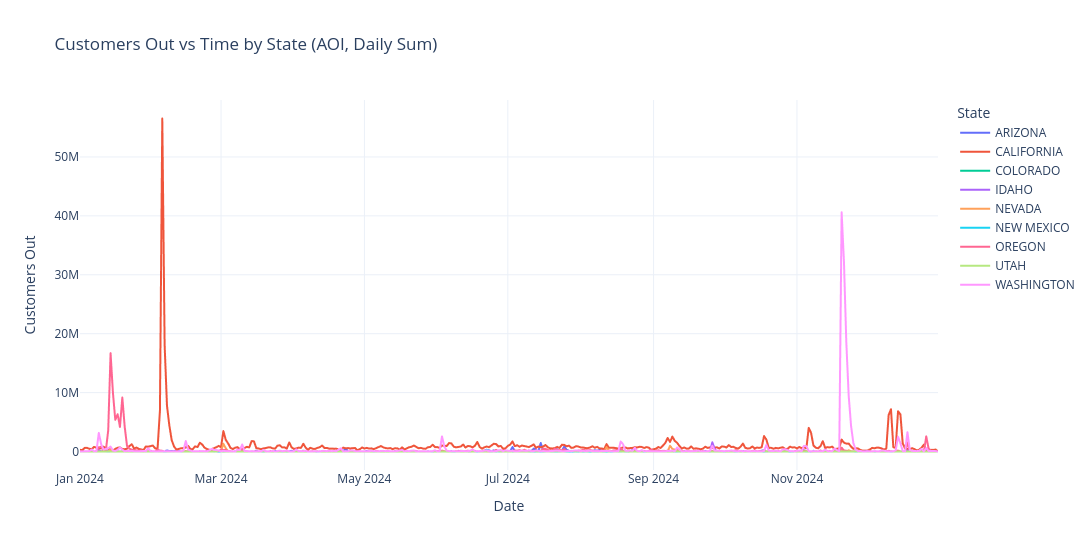
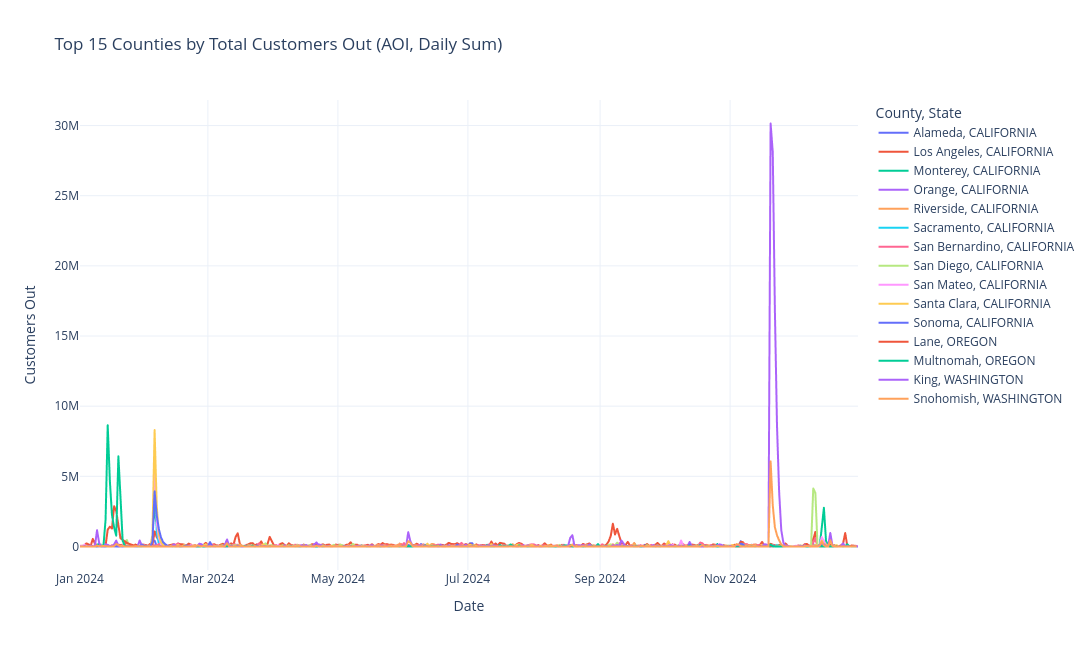

Notebook source saved alongside these figures, in order:
### Code cell
import plotly.express as px

# ---------------------------
# Plotly 1: state time series
# ---------------------------
state_ts_plotly = (
    filtered_data_aoi
    .groupby(["state", pd.Grouper(key="datetime", freq="1D")])["customers_out"]
    .sum()
    .reset_index()
    .sort_values(["state", "datetime"])
)

fig_state = px.line(
    state_ts_plotly,
    x="datetime",
    y="customers_out",
    color="state",
    title="Customers Out vs Time by State (AOI, Daily Sum)",
    # log_y=True,
    labels={
        "datetime": "Date",
        "customers_out": "Customers Out",
        "state": "State",
    },
    template="plotly_white",
)

fig_state.update_traces(mode="lines")
fig_state.update_layout(
    width=1200,
    height=550,
    hovermode="x unified",
    legend_title_text="State",
)

fig_state.show()

# -----------------------------------------
# Plotly 2: top 15 counties through the year
# -----------------------------------------
top15_counties_plotly = (
    filtered_data_aoi
    .groupby(["county", "state"], as_index=False)["customers_out"]
    .sum()
    .sort_values("customers_out", ascending=False)
    .head(15)
    .copy()
)

top15_series_plotly = filtered_data_aoi.merge(
    top15_counties_plotly[["county", "state"]],
    on=["county", "state"],
    how="inner",
)

county_ts_plotly = (
    top15_series_plotly
    .groupby(["county", "state", pd.Grouper(key="datetime", freq="1D")])["customers_out"]
    .sum()
    .reset_index()
    .sort_values(["state", "county", "datetime"])
)

county_ts_plotly["county_state"] = (
    county_ts_plotly["county"].astype(str) + ", " + county_ts_plotly["state"].astype(str)
)

fig_county = px.line(
    county_ts_plotly,
    x="datetime",
    y="customers_out",
    color="county_state",
    title="Top 15 Counties by Total Customers Out (AOI, Daily Sum)",
    # log_y=True,
    labels={
        "datetime": "Date",
        "customers_out": "Customers Out",
        "county_state": "County, State",
    },
    template="plotly_white",
)

fig_county.update_traces(mode="lines")
fig_county.update_layout(
    width=1200,
    height=650,
    hovermode="x unified",
    legend_title_text="County, State",
)

fig_county.show()

display(top15_counties_plotly.reset_index(drop=True))

### Figure 1 — Plotly figure (JSON) as saved in the notebook; plotly's stock layout.template omitted (floating-point values rounded to 4 significant figures; data arrays with more than 128 entries replaced by an {"elided": "..."} marker saying what was removed)
{"data": [{"hovertemplate": "State=ARIZONA<br>Date=%{x}<br>Customers Out=%{y}<extra></extra>", "legendgroup": "ARIZONA", "line": {"color": "#636efa", "dash": "solid"}, "marker": {"symbol": "circle"}, "mode": "lines", "name": "ARIZONA", "showlegend": true, "type": "scattergl", "x": {"elided": "366 str values"}, "xaxis": "x", "y": {"elided": "366 int values"}, "yaxis": "y"}, {"hovertemplate": "State=CALIFORNIA<br>Date=%{x}<br>Customers Out=%{y}<extra></extra>", "legendgroup": "CALIFORNIA", "line": {"color": "#EF553B", "dash": "solid"}, "marker": {"symbol": "circle"}, "mode": "lines", "name": "CALIFORNIA", "showlegend": true, "type": "scattergl", "x": {"elided": "366 str values"}, "xaxis": "x", "y": {"elided": "366 int values"}, "yaxis": "y"}, {"hovertemplate": "State=COLORADO<br>Date=%{x}<br>Customers Out=%{y}<extra></extra>", "legendgroup": "COLORADO", "line": {"color": "#00cc96", "dash": "solid"}, "marker": {"symbol": "circle"}, "mode": "lines", "name": "COLORADO", "showlegend": true, "type": "scattergl", "x": ["2024-07-14T00:00:00.000000000", "2024-08-27T00:00:00.000000000"], "xaxis": "x", "y": [0, 0], "yaxis": "y"}, {"hovertemplate": "State=IDAHO<br>Date=%{x}<br>Customers Out=%{y}<extra></extra>", "legendgroup": "IDAHO", "line": {"color": "#ab63fa", "dash": "solid"}, "marker": {"symbol": "circle"}, "mode": "lines", "name": "IDAHO", "showlegend": true, "type": "scattergl", "x": {"elided": "365 str values"}, "xaxis": "x", "y": {"elided": "365 int values"}, "yaxis": "y"}, {"hovertemplate": "State=NEVADA<br>Date=%{x}<br>Customers Out=%{y}<extra></extra>", "legendgroup": "NEVADA", "line": {"color": "#FFA15A", "dash": "solid"}, "marker": {"symbol": "circle"}, "mode": "lines", "name": "NEVADA", "showlegend": true, "type": "scattergl", "x": {"elided": "366 str values"}, "xaxis": "x", "y": {"elided": "366 int values"}, "yaxis": "y"}, {"hovertemplate": "State=NEW MEXICO<br>Date=%{x}<br>Customers Out=%{y}<extra></extra>", "legendgroup": "NEW MEXICO", "line": {"color": "#19d3f3", "dash": "solid"}, "marker": {"symbol": "circle"}, "mode": "lines", "name": "NEW MEXICO", "showlegend": true, "type": "scattergl", "x": {"elided": "363 str values"}, "xaxis": "x", "y": {"elided": "363 int values"}, "yaxis": "y"}, {"hovertemplate": "State=OREGON<br>Date=%{x}<br>Customers Out=%{y}<extra></extra>", "legendgroup": "OREGON", "line": {"color": "#FF6692", "dash": "solid"}, "marker": {"symbol": "circle"}, "mode": "lines", "name": "OREGON", "showlegend": true, "type": "scattergl", "x": {"elided": "366 str values"}, "xaxis": "x", "y": {"elided": "366 int values"}, "yaxis": "y"}, {"hovertemplate": "State=UTAH<br>Date=%{x}<br>Customers Out=%{y}<extra></extra>", "legendgroup": "UTAH", "line": {"color": "#B6E880", "dash": "solid"}, "marker": {"symbol": "circle"}, "mode": "lines", "name": "UTAH", "showlegend": true, "type": "scattergl", "x": {"elided": "366 str values"}, "xaxis": "x", "y": {"elided": "366 int values"}, "yaxis": "y"}, {"hovertemplate": "State=WASHINGTON<br>Date=%{x}<br>Customers Out=%{y}<extra></extra>", "legendgroup": "WASHINGTON", "line": {"color": "#FF97FF", "dash": "solid"}, "marker": {"symbol": "circle"}, "mode": "lines", "name": "WASHINGTON", "showlegend": true, "type": "scattergl", "x": {"elided": "366 str values"}, "xaxis": "x", "y": {"elided": "366 int values"}, "yaxis": "y"}], "layout": {"height": 550, "hovermode": "x unified", "legend": {"title": {"text": "State"}, "tracegroupgap": 0}, "title": {"text": "Customers Out vs Time by State (AOI, Daily Sum)"}, "width": 1200, "xaxis": {"anchor": "y", "domain": [0, 1], "title": {"text": "Date"}}, "yaxis": {"anchor": "x", "domain": [0, 1], "title": {"text": "Customers Out"}}}}

### Figure 2 — Plotly figure (JSON) as saved in the notebook; plotly's stock layout.template omitted (floating-point values rounded to 4 significant figures; data arrays with more than 128 entries replaced by an {"elided": "..."} marker saying what was removed)
{"data": [{"hovertemplate": "County, State=Alameda, CALIFORNIA<br>Date=%{x}<br>Customers Out=%{y}<extra></extra>", "legendgroup": "Alameda, CALIFORNIA", "line": {"color": "#636efa", "dash": "solid"}, "marker": {"symbol": "circle"}, "mode": "lines", "name": "Alameda, CALIFORNIA", "showlegend": true, "type": "scattergl", "x": {"elided": "366 str values"}, "xaxis": "x", "y": {"elided": "366 int values"}, "yaxis": "y"}, {"hovertemplate": "County, State=Los Angeles, CALIFORNIA<br>Date=%{x}<br>Customers Out=%{y}<extra></extra>", "legendgroup": "Los Angeles, CALIFORNIA", "line": {"color": "#EF553B", "dash": "solid"}, "marker": {"symbol": "circle"}, "mode": "lines", "name": "Los Angeles, CALIFORNIA", "showlegend": true, "type": "scattergl", "x": {"elided": "366 str values"}, "xaxis": "x", "y": {"elided": "366 int values"}, "yaxis": "y"}, {"hovertemplate": "County, State=Monterey, CALIFORNIA<br>Date=%{x}<br>Customers Out=%{y}<extra></extra>", "legendgroup": "Monterey, CALIFORNIA", "line": {"color": "#00cc96", "dash": "solid"}, "marker": {"symbol": "circle"}, "mode": "lines", "name": "Monterey, CALIFORNIA", "showlegend": true, "type": "scattergl", "x": {"elided": "366 str values"}, "xaxis": "x", "y": {"elided": "366 int values"}, "yaxis": "y"}, {"hovertemplate": "County, State=Orange, CALIFORNIA<br>Date=%{x}<br>Customers Out=%{y}<extra></extra>", "legendgroup": "Orange, CALIFORNIA", "line": {"color": "#ab63fa", "dash": "solid"}, "marker": {"symbol": "circle"}, "mode": "lines", "name": "Orange, CALIFORNIA", "showlegend": true, "type": "scattergl", "x": {"elided": "366 str values"}, "xaxis": "x", "y": {"elided": "366 int values"}, "yaxis": "y"}, {"hovertemplate": "County, State=Riverside, CALIFORNIA<br>Date=%{x}<br>Customers Out=%{y}<extra></extra>", "legendgroup": "Riverside, CALIFORNIA", "line": {"color": "#FFA15A", "dash": "solid"}, "marker": {"symbol": "circle"}, "mode": "lines", "name": "Riverside, CALIFORNIA", "showlegend": true, "type": "scattergl", "x": {"elided": "365 str values"}, "xaxis": "x", "y": {"elided": "365 int values"}, "yaxis": "y"}, {"hovertemplate": "County, State=Sacramento, CALIFORNIA<br>Date=%{x}<br>Customers Out=%{y}<extra></extra>", "legendgroup": "Sacramento, CALIFORNIA", "line": {"color": "#19d3f3", "dash": "solid"}, "marker": {"symbol": "circle"}, "mode": "lines", "name": "Sacramento, CALIFORNIA", "showlegend": true, "type": "scattergl", "x": {"elided": "366 str values"}, "xaxis": "x", "y": {"elided": "366 int values"}, "yaxis": "y"}, {"hovertemplate": "County, State=San Bernardino, CALIFORNIA<br>Date=%{x}<br>Customers Out=%{y}<extra></extra>", "legendgroup": "San Bernardino, CALIFORNIA", "line": {"color": "#FF6692", "dash": "solid"}, "marker": {"symbol": "circle"}, "mode": "lines", "name": "San Bernardino, CALIFORNIA", "showlegend": true, "type": "scattergl", "x": {"elided": "366 str values"}, "xaxis": "x", "y": {"elided": "366 int values"}, "yaxis": "y"}, {"hovertemplate": "County, State=San Diego, CALIFORNIA<br>Date=%{x}<br>Customers Out=%{y}<extra></extra>", "legendgroup": "San Diego, CALIFORNIA", "line": {"color": "#B6E880", "dash": "solid"}, "marker": {"symbol": "circle"}, "mode": "lines", "name": "San Diego, CALIFORNIA", "showlegend": true, "type": "scattergl", "x": {"elided": "364 str values"}, "xaxis": "x", "y": {"elided": "364 int values"}, "yaxis": "y"}, {"hovertemplate": "County, State=San Mateo, CALIFORNIA<br>Date=%{x}<br>Customers Out=%{y}<extra></extra>", "legendgroup": "San Mateo, CALIFORNIA", "line": {"color": "#FF97FF", "dash": "solid"}, "marker": {"symbol": "circle"}, "mode": "lines", "name": "San Mateo, CALIFORNIA", "showlegend": true, "type": "scattergl", "x": {"elided": "366 str values"}, "xaxis": "x", "y": {"elided": "366 int values"}, "yaxis": "y"}, {"hovertemplate": "County, State=Santa Clara, CALIFORNIA<br>Date=%{x}<br>Customers Out=%{y}<extra></extra>", "legendgroup": "Santa Clara, CALIFORNIA", "line": {"color": "#FECB52", "dash": "solid"}, "marker": {"symbol": "circle"}, "mode": "lines", "name": "Santa Clara, CALIFORNIA", "showlegend": true, "type": "scattergl", "x": {"elided": "366 str values"}, "xaxis": "x", "y": {"elided": "366 int values"}, "yaxis": "y"}, {"hovertemplate": "County, State=Sonoma, CALIFORNIA<br>Date=%{x}<br>Customers Out=%{y}<extra></extra>", "legendgroup": "Sonoma, CALIFORNIA", "line": {"color": "#636efa", "dash": "solid"}, "marker": {"symbol": "circle"}, "mode": "lines", "name": "Sonoma, CALIFORNIA", "showlegend": true, "type": "scattergl", "x": {"elided": "366 str values"}, "xaxis": "x", "y": {"elided": "366 int values"}, "yaxis": "y"}, {"hovertemplate": "County, State=Lane, OREGON<br>Date=%{x}<br>Customers Out=%{y}<extra></extra>", "legendgroup": "Lane, OREGON", "line": {"color": "#EF553B", "dash": "solid"}, "marker": {"symbol": "circle"}, "mode": "lines", "name": "Lane, OREGON", "showlegend": true, "type": "scattergl", "x": {"elided": "366 str values"}, "xaxis": "x", "y": {"elided": "366 int values"}, "yaxis": "y"}, {"hovertemplate": "County, State=Multnomah, OREGON<br>Date=%{x}<br>Customers Out=%{y}<extra></extra>", "legendgroup": "Multnomah, OREGON", "line": {"color": "#00cc96", "dash": "solid"}, "marker": {"symbol": "circle"}, "mode": "lines", "name": "Multnomah, OREGON", "showlegend": true, "type": "scattergl", "x": {"elided": "366 str values"}, "xaxis": "x", "y": {"elided": "366 int values"}, "yaxis": "y"}, {"hovertemplate": "County, State=King, WASHINGTON<br>Date=%{x}<br>Customers Out=%{y}<extra></extra>", "legendgroup": "King, WASHINGTON", "line": {"color": "#ab63fa", "dash": "solid"}, "marker": {"symbol": "circle"}, "mode": "lines", "name": "King, WASHINGTON", "showlegend": true, "type": "scattergl", "x": {"elided": "366 str values"}, "xaxis": "x", "y": {"elided": "366 int values"}, "yaxis": "y"}, {"hovertemplate": "County, State=Snohomish, WASHINGTON<br>Date=%{x}<br>Customers Out=%{y}<extra></extra>", "legendgroup": "Snohomish, WASHINGTON", "line": {"color": "#FFA15A", "dash": "solid"}, "marker": {"symbol": "circle"}, "mode": "lines", "name": "Snohomish, WASHINGTON", "showlegend": true, "type": "scattergl", "x": {"elided": "365 str values"}, "xaxis": "x", "y": {"elided": "365 int values"}, "yaxis": "y"}], "layout": {"height": 650, "hovermode": "x unified", "legend": {"title": {"text": "County, State"}, "tracegroupgap": 0}, "title": {"text": "Top 15 Counties by Total Customers Out (AOI, Daily Sum)"}, "width": 1200, "xaxis": {"anchor": "y", "domain": [0, 1], "title": {"text": "Date"}}, "yaxis": {"anchor": "x", "domain": [0, 1], "title": {"text": "Customers Out"}}}}
